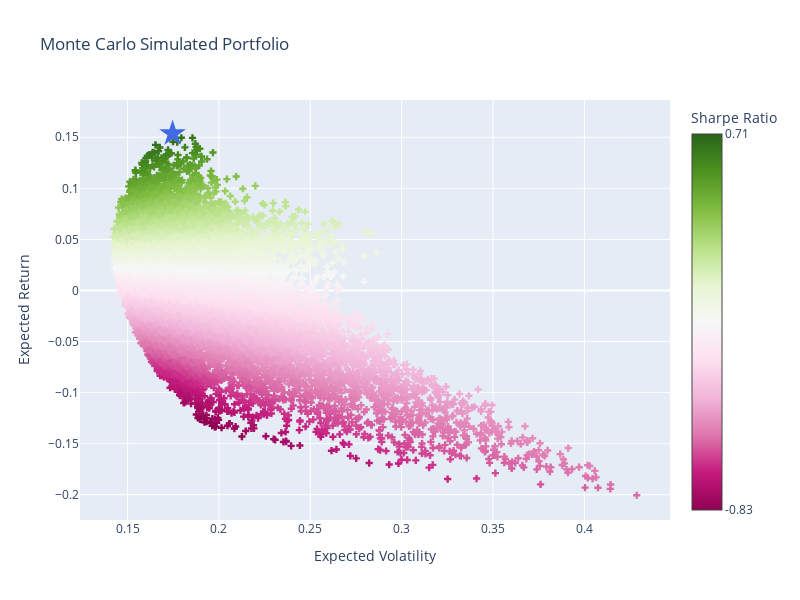

This figure's notebook cell:
### Code cell
# plot simulation
optimizer.plot_simulation(mc)

### Figure 1 — Plotly figure (JSON) as saved in the notebook; plotly's stock layout.template omitted (floating-point values rounded to 4 significant figures; data arrays with more than 128 entries replaced by an {"elided": "..."} marker saying what was removed)
{"data": [{"hovertemplate": "Sharpe Ratio: %{text}<br>Expected Volatility: %{x}<br>Expected Return: %{y}<extra></extra>", "marker": {"color": {"elided": "10000 float values"}, "colorbar": {"ticktext": ["-0.83", "0.71"], "tickvals": [-0.828, 0.7081], "title": {"text": "Sharpe Ratio"}}, "symbol": "cross"}, "mode": "markers", "name": "Simulated Portfolio", "showlegend": true, "text": {"elided": "10000 float values"}, "type": "scatter", "x": {"elided": "10000 float values"}, "y": {"elided": "10000 float values"}}, {"hovertemplate": "Max Sharpe Portfolio<br>Expected Volatility: %{x}<br>Expected Return: %{y}<extra></extra>", "marker": {"color": "RoyalBlue", "size": 20, "symbol": "star"}, "mode": "markers", "name": "Max Sharpe", "text": "Max Sharpe Portfolio", "type": "scatter", "x": [0.1746], "y": [0.1537]}], "layout": {"height": 600, "showlegend": false, "title": {"text": "Monte Carlo Simulated Portfolio"}, "width": 800, "xaxis": {"showspikes": true, "title": {"text": "Expected Volatility"}}, "yaxis": {"showspikes": true, "title": {"text": "Expected Return"}}}}
